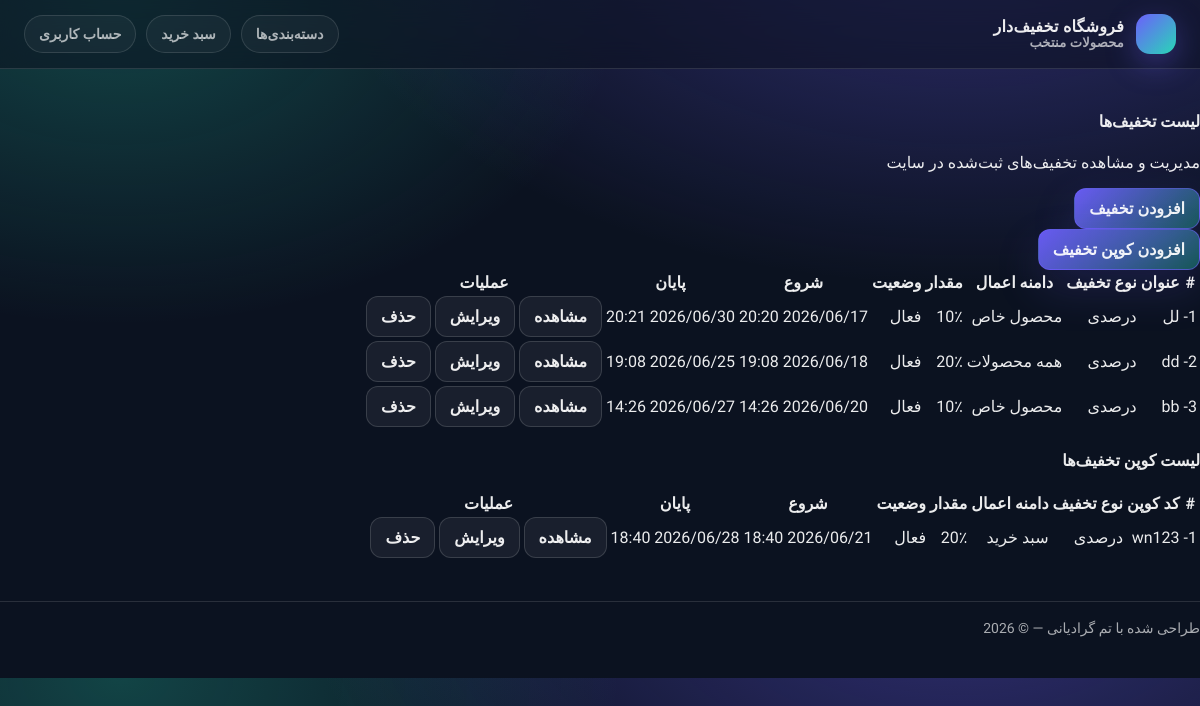
The app's page /coupon/ (signed in), older data.
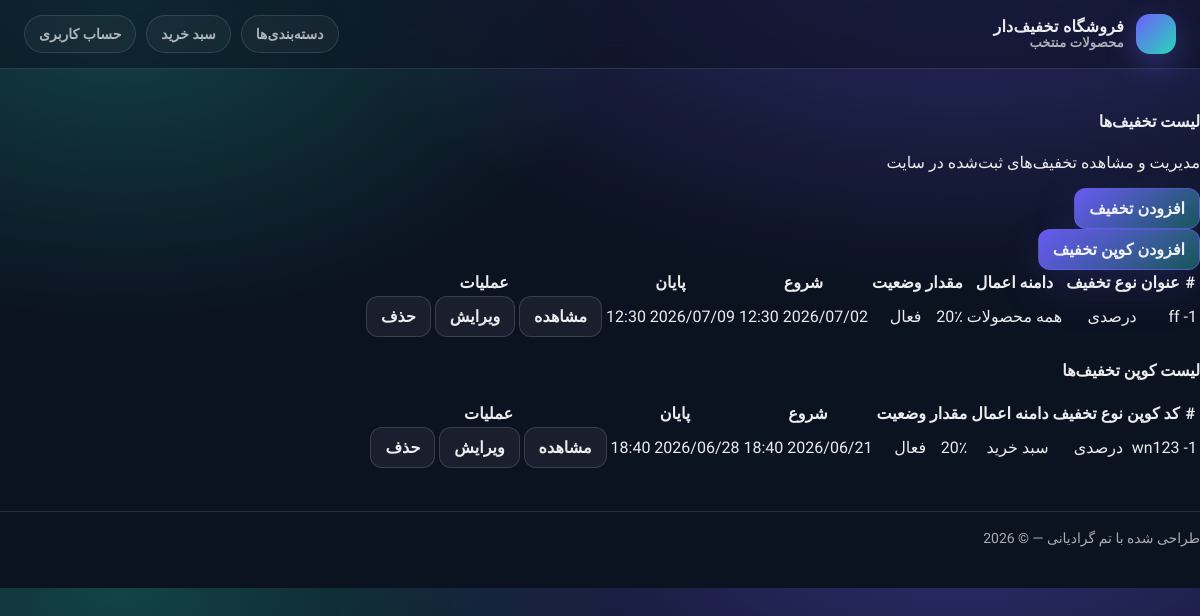
The same page, newer data.
### coupon/models.py (models this page shows, shortened)
class Discount(models.Model):
    APPLY_TO_CHOICES = (
        ('all', 'همه مجصولات'),
        ('product', 'یک محصول'),
        ('category', 'یک دسته'),
    )
    DISCOUNT_TYPE_CHOICES = (
        ('percent', 'درصدی'),
        ('amount', 'تومانی')
    )
    title = models.CharField(max_length=100, verbose_name="عنوان کمپین")
    apply_to = models.CharField(max_length=20, choices=APPLY_TO_CHOICES, default='all', verbose_name='اعمال روی')
    discount_type = models.CharField(max_length=10, choices=DISCOUNT_TYPE_CHOICES, verbose_name='نوع تخفثف')
    value = models.PositiveIntegerField(default=0, verbose_name='مقدار تخفیف')
    is_active = models.BooleanField(default=True)
    start_date = models.DateTimeField(null=True, blank=True)
    end_date = models.DateTimeField(null=True, blank=True)
    product = models.ForeignKey(Product, null=True, blank=True, on_delete=models.CASCADE, verbose_name='محصول')
    category = models.ForeignKey(Category, null=True, blank=True, on_delete=models.CASCADE, verbose_name='دسته بندی')
    created_at = models.DateTimeField(auto_now_add=True)
    updated_at = models.DateTimeField(auto_now=True)

class DiscountCoupon(models.Model):
    APPLY_TO_CHOICES = (
        ('cart', 'سبد خرید'),
        ('product', 'یک محصول'),
    )
    DISCOUNT_TYPE_CHOICES = (
        ('percent', 'درصدی'),
        ('amount', 'تومانی')
    )
    coupon = models.CharField(max_length=100, verbose_name="کوپن")
    apply_to = models.CharField(max_length=20, choices=APPLY_TO_CHOICES, default='cart', verbose_name='اعمال روی')
    discount_type = models.CharField(max_length=10, choices=DISCOUNT_TYPE_CHOICES, verbose_name='نوع تخفثف')
    value = models.PositiveIntegerField(default=0, verbose_name='مقدار تخفیف')
    is_active = models.BooleanField(default=True)
    start_date = models.DateTimeField(null=True, blank=True)
    end_date = models.DateTimeField(null=True, blank=True)
    product = models.ForeignKey(Product, null=True, blank=True, on_delete=models.CASCADE, verbose_name='محصول')
    created_at = models.DateTimeField(auto_now_add=True)
    updated_at = models.DateTimeField(auto_now=True)

### coupon/views.py (the view)
# urls.py: path('', views.CouponList.as_view(), name='coupon_list'),
class CouponList(UserPassesTestMixin, generic.ListView):
    model = Discount
    context_object_name = 'discounts'
    paginate_by = 10
    template_name = 'coupon/coupon_list.html'
    success_url = reverse_lazy('catalog:product_list')
    def test_func(self):
        return self.request.user.is_superuser
    def get_context_data(self, **kwargs):
        context = super().get_context_data(**kwargs)
        context['discount_coupon'] = DiscountCoupon.objects.all()
        return context

### cart/context_processors.py (called while the page is built)
def cart(request):
    return {'cart': Cart(request)}

### coupon/templates/coupon/coupon_list.html (shortened to what the changed rows need)
{% extends 'parent/base.html' %}
{% block content %}
<div class="container-fluid py-4">
    <div class="card shadow-sm border-0">
        <div class="card-body p-0">
            <div class="table-responsive">
                <table class="table table-hover align-middle mb-0">
                    <thead class="table-light">
                    <tr>
                        <th class="px-3">#</th>
                        <th>عنوان</th>
                        <th>نوع تخفیف</th>
                        <th>دامنه اعمال</th>
                        <th>مقدار</th>
                        <th>وضعیت</th>
                        <th>شروع</th>
                        <th>پایان</th>
                        <th class="text-center">عملیات</th>
                    </tr>
                    </thead>
                    <tbody>
                    {% for discount in discounts %}
                    <tr>
                        <td class="px-3">{{ forloop.counter }}-</td>
                        <td class="fw-semibold">{{ discount.title }}</td>
                        <td>
                            {% if discount.discount_type == 'percent' %}
                            <span class="badge bg-info text-dark">درصدی</span>
                            {% else %}
                            <span class="badge bg-warning text-dark">مبلغی</span>
                            {% endif %}
                        </td>
                        <td>
                            {% if discount.apply_to == 'all' %}
                            <span class="badge bg-success">همه محصولات</span>
                            {% elif discount.apply_to == 'product' %}
                            <span class="badge bg-primary">محصول خاص</span>
                            {% elif discount.apply_to == 'category' %}
                            <span class="badge bg-secondary">دسته خاص</span>
                            {% endif %}
                        </td>
                        <td>
                            {% if discount.discount_type == 'percent' %}
                            {{ discount.value }}٪
                            {% else %}
                            {{ discount.value }} تومان
                            {% endif %}
                        </td>
                        <td>
                            {% if discount.is_active %}
                            <span class="badge bg-success">فعال</span>
                            {% else %}
                            <span class="badge bg-danger">غیرفعال</span>
                            {% endif %}
                        </td>
                        <td>
                            {% if discount.start_date %}
                            {{ discount.start_date|date:"Y/m/d H:i" }}
                            {% else %}
                            -
                            {% endif %}
                        </td>
                        <td>
                            {% if discount.end_date %}
                            {{ discount.end_date|date:"Y/m/d H:i" }}
                            {% else %}
                            -
                            {% endif %}
                        </td>
                        <td class="text-center">
                            <div class="btn-group btn-group-sm" role="group">
                                <a href="{% url 'coupon:coupon_detail' discount.id %}" class="btn btn-outline-info">
                                    مشاهده
                                </a>
                                <a href="{% url 'coupon:coupon_edit' discount.id %}" class="btn btn-outline-primary">
                                    ویرایش
                                </a>
                                <a href="{% url 'coupon:coupon_delete' discount.id %}" class="btn btn-outline-danger">
                                    حذف
                                </a>
                            </div>
                        </td>
                    </tr>
                    {% empty %}
                    <tr>
                        <td colspan="9" class="text-center py-5 text-muted">
                            هیچ تخفیفی ثبت نشده است.
                        </td>
                    </tr>
                    {% endfor %}
                    </tbody>
                </table>
            </div>
        </div>
    </div>
     <div class="card shadow-sm border-0">
        <div class="card-body p-0">
            <div class="table-responsive">
                <table class="table table-hover align-middle mb-0">
                    <thead class="table-light">
                    <tr>
                        <th class="px-3">#</th>
                        <th>کد کوپن</th>
                        <th>نوع تخفیف</th>
                        <th>دامنه اعمال</th>
                        <th>مقدار</th>
                        <th>وضعیت</th>
                        <th>شروع</th>
                        <th>پایان</th>
                        <th class="text-center">عملیات</th>
                    </tr>
                    </thead>
                    <tbody>
                    {% for discount in discount_coupon %}
                    <tr>
                        <td class="px-3">{{ forloop.counter }}-</td>
                        <td class="fw-semibold">{{ discount.coupon }}</td>
                        <td>
                            {% if discount.discount_type == 'percent' %}
                            <span class="badge bg-info text-dark">درصدی</span>
                            {% else %}
                            <span class="badge bg-warning text-dark">مبلغی</span>
                            {% endif %}
                        </td>
                        <td>
                            {% if discount.apply_to == 'cart' %}
                            <span class="badge bg-success">سبد خرید</span>
                            {% elif discount.apply_to == 'product' %}
                            <span class="badge bg-primary">محصول خاص</span>
                            {% endif %}
                        </td>
                        <td>
                            {% if discount.discount_type == 'percent' %}
                            {{ discount.value }}٪
                            {% else %}
                            {{ discount.value }} تومان
                            {% endif %}
                        </td>
                        <td>
                            {% if discount.is_active %}
                            <span class="badge bg-success">فعال</span>
                            {% else %}
                            <span class="badge bg-danger">غیرفعال</span>
                            {% endif %}
                        </td>
                        <td>
                            {% if discount.start_date %}
                            {{ discount.start_date|date:"Y/m/d H:i" }}
                            {% else %}
                            -
                            {% endif %}
                        </td>
                        <td>
                            {% if discount.end_date %}
                            {{ discount.end_date|date:"Y/m/d H:i" }}
                            {% else %}
                            -
                            {% endif %}
                        </td>
                        <td class="text-center">
                            <div class="btn-group btn-group-sm" role="group">
                                <a href="{% url 'coupon:discount_coupon_detail' discount.id %}" class="btn btn-outline-info">
                                    مشاهده
                                </a>
                                <a href="{% url 'coupon:discount_coupon_edit' discount.id %}" class="btn btn-outline-primary">
                                    ویرایش
                                </a>
                                <a href="{% url 'coupon:discount_coupon_delete' discount.id %}" class="btn btn-outline-danger">
                                    حذف
                                </a>
                            </div>
                        </td>
                    </tr>
                    {% empty %}
                    <tr>
                        <td colspan="9" class="text-center py-5 text-muted">
                            هیچ تخفیفی ثبت نشده است.
                        </td>
                    </tr>
                    {% endfor %}
                    </tbody>
                </table>
            </div>
        </div>
    </div>
</div>
{% endblock %}

Row changes from the older to the newer data that the page shows:
removed Discount: title "لل", discount_type "درصدی", apply_to "محصول خاص", value "10", is_active "فعال", start_date "2026/06/17 20:20", end_date "2026/06/30 20:21"
removed Discount: title "dd", discount_type "درصدی", apply_to "همه محصولات", value "20", is_active "فعال", start_date "2026/06/18 19:08", end_date "2026/06/25 19:08"
removed Discount: title "bb", discount_type "درصدی", apply_to "محصول خاص", value "10", is_active "فعال", start_date "2026/06/20 14:26", end_date "2026/06/27 14:26"
added Discount: title "ff", discount_type "درصدی", apply_to "همه محصولات", value "20", is_active "فعال", start_date "2026/07/02 12:30", end_date "2026/07/09 12:30"
